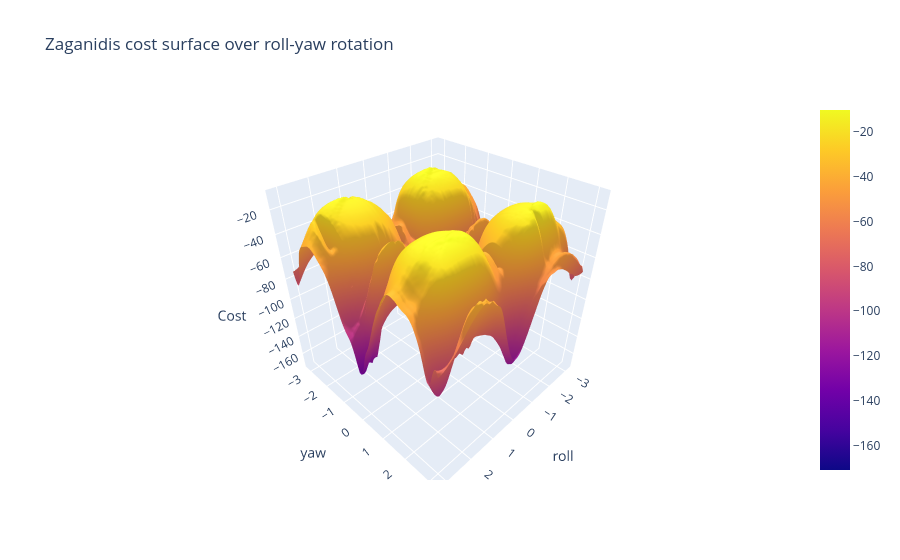

Notebook code cell kept with this figure:
### Code cell
rx_r: tuple[float, float] = ( -np.pi, np.pi )
rx_n: float = 101
rz_r: tuple[float, float] = ( -np.pi, np.pi )
rz_n: float = 101

rx = np.linspace( rx_r[0], rx_r[1], rx_n )
rz = np.linspace( rz_r[0], rz_r[1], rz_n )

samples = np.zeros( ( rz_n, rx_n ) )
for i in tqdm( range( rx_n ) ):
    for j in range( rz_n ):
        tar_pc.set_pose( np.array( [ 0, 0, 0, rx[i], 0, rz[j] ] ).reshape(( 6, 1 )) )
        samples[j, i] = opt.f( tar_pc.get_points() )

plot.plot_sampled_surface( samples, rx_r, rz_r, title = "Zaganidis cost surface over roll-yaw rotation", x_label = "roll", y_label = "yaw", z_label = "Cost" ).show()

rz_idx, rx_idx = np.unravel_index( np.argmin( samples ), samples.shape )
tar_pc.set_pose( np.array( [ 0, 0, 0, rx[rx_idx], 0, rz[rz_idx] ] ).reshape(( 6, 1 )) )

# gmin_tar_pc_pts = ( tar_pc.p.get_dcm() @ tar_pc_pts.T + tar_pc.p.get_position() ).T

# mesh.display_point_clouds( ref_pc_pts + [ gmin_tar_pc_pts ], ref_pc_vox + list( tar_pc_lbs ), "Sensed and reference point clouds after alignment" )

### Figure 1 — Plotly figure (JSON) as saved in the notebook; plotly's stock layout.template omitted (floating-point values rounded to 4 significant figures; data arrays with more than 128 entries replaced by an {"elided": "..."} marker saying what was removed)
{"data": [{"type": "surface", "x": [-3.142, -3.079, -3.016, -2.953, -2.89, -2.827, -2.765, -2.702, -2.639, -2.576, -2.513, -2.45, -2.388, -2.325, -2.262, -2.199, -2.136, -2.073, -2.011, -1.948, -1.885, -1.822, -1.759, -1.696, -1.634, -1.571, -1.508, -1.445, -1.382, -1.319, -1.257, -1.194, -1.131, -1.068, -1.005, -0.9425, -0.8796, -0.8168, -0.754, -0.6912, -0.6283, -0.5655, -0.5027, -0.4398, -0.377, -0.3142, -0.2513, -0.1885, -0.1257, -0.06283, 4.441e-16, 0.06283, 0.1257, 0.1885, 0.2513, 0.3142, 0.377, 0.4398, 0.5027, 0.5655, 0.6283, 0.6912, 0.754, 0.8168, 0.8796, 0.9425, 1.005, 1.068, 1.131, 1.194, 1.257, 1.319, 1.382, 1.445, 1.508, 1.571, 1.634, 1.696, 1.759, 1.822, 1.885, 1.948, 2.011, 2.073, 2.136, 2.199, 2.262, 2.325, 2.388, 2.45, 2.513, 2.576, 2.639, 2.702, 2.765, 2.827, 2.89, 2.953, 3.016, 3.079, 3.142], "y": [-3.142, -3.079, -3.016, -2.953, -2.89, -2.827, -2.765, -2.702, -2.639, -2.576, -2.513, -2.45, -2.388, -2.325, -2.262, -2.199, -2.136, -2.073, -2.011, -1.948, -1.885, -1.822, -1.759, -1.696, -1.634, -1.571, -1.508, -1.445, -1.382, -1.319, -1.257, -1.194, -1.131, -1.068, -1.005, -0.9425, -0.8796, -0.8168, -0.754, -0.6912, -0.6283, -0.5655, -0.5027, -0.4398, -0.377, -0.3142, -0.2513, -0.1885, -0.1257, -0.06283, 4.441e-16, 0.06283, 0.1257, 0.1885, 0.2513, 0.3142, 0.377, 0.4398, 0.5027, 0.5655, 0.6283, 0.6912, 0.754, 0.8168, 0.8796, 0.9425, 1.005, 1.068, 1.131, 1.194, 1.257, 1.319, 1.382, 1.445, 1.508, 1.571, 1.634, 1.696, 1.759, 1.822, 1.885, 1.948, 2.011, 2.073, 2.136, 2.199, 2.262, 2.325, 2.388, 2.45, 2.513, 2.576, 2.639, 2.702, 2.765, 2.827, 2.89, 2.953, 3.016, 3.079, 3.142], "z": {"elided": "101x101 float values"}}], "layout": {"scene": {"xaxis": {"title": {"text": "roll"}}, "yaxis": {"title": {"text": "yaw"}}, "zaxis": {"title": {"text": "Cost"}}}, "title": {"text": "Zaganidis cost surface over roll-yaw rotation"}}}
